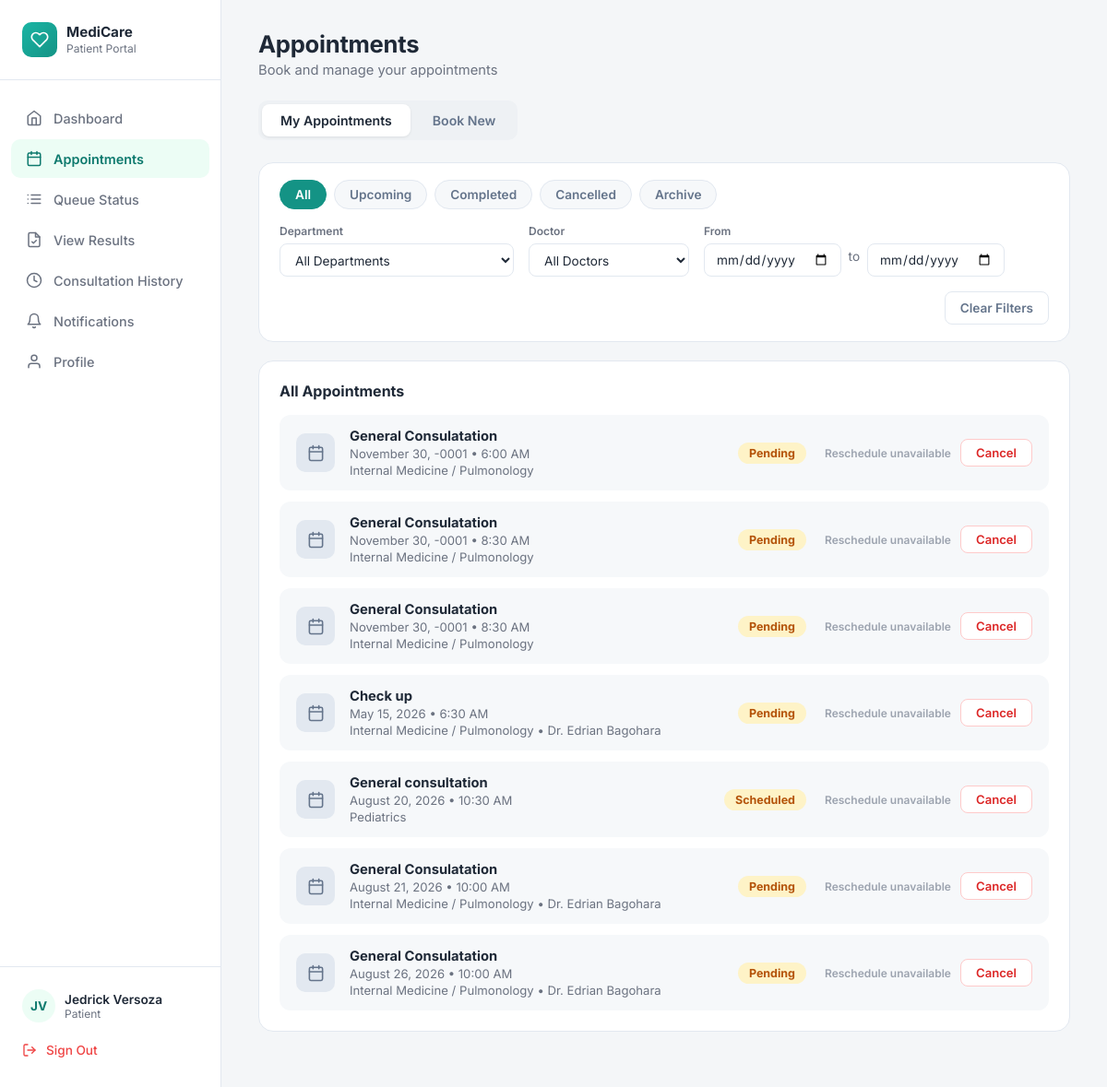
Page /patient/patient_appointment.php (signed in) on the committed database.
### tables this page shows
CREATE TABLE IF NOT EXISTS `patients` (
  `PatientID` int NOT NULL AUTO_INCREMENT,
  `UserID` int NOT NULL,
  `CivilStatus` varchar(50) DEFAULT NULL,
  `Religion` varchar(50) DEFAULT NULL,
  `IsPWD` tinyint(1) NOT NULL DEFAULT '0',
  `DisabilityType` varchar(100) DEFAULT NULL,
  `BloodType` varchar(5) DEFAULT NULL,
  `Allergies` text,
  `PastMedicalCondition` text,
  `CurrentMedication` text,
  `FamilyMedicalHistory` text,
  `EmergencyContactName` varchar(100) DEFAULT NULL,
  `EmergencyContactNo` varchar(20) DEFAULT NULL,
  `EmergencyRelation` varchar(50) DEFAULT NULL,
  `CreatedAt` datetime NOT NULL DEFAULT CURRENT_TIMESTAMP,
  `UpdatedAt` datetime NOT NULL DEFAULT CURRENT_TIMESTAMP ON UPDATE CURRENT_TIMESTAMP,
  PRIMARY KEY (`PatientID`),
  KEY `FK_Patients_Users` (`UserID`)
);

CREATE TABLE IF NOT EXISTS `users` (
  `UserID` int NOT NULL AUTO_INCREMENT,
  `RoleID` int NOT NULL,
  `FirstName` varchar(100) NOT NULL,
  `MiddleName` varchar(100) DEFAULT NULL,
  `LastName` varchar(100) NOT NULL,
  `Email` varchar(191) NOT NULL,
  `Password` varchar(255) NOT NULL,
  `Sex` varchar(13) NOT NULL,
  `DateOfBirth` date DEFAULT NULL,
  `ContactNumber` varchar(20) DEFAULT NULL,
  `Address` text,
  `Status` varchar(50) NOT NULL DEFAULT 'Active',
  `CreatedAt` datetime NOT NULL DEFAULT CURRENT_TIMESTAMP,
  `FailedAttempts` int DEFAULT '0',
  `LockUntil` datetime DEFAULT NULL,
  `ResetToken` varchar(255) DEFAULT NULL,
  `TokenExpiry` datetime DEFAULT NULL,
  `ProfilePhoto` varchar(255) DEFAULT NULL,
  `LastLogin` datetime DEFAULT NULL,
  `ReminderPreference` varchar(20) DEFAULT 'email',
  `ReceiveReminders` tinyint(1) DEFAULT '1',
  PRIMARY KEY (`UserID`),
  UNIQUE KEY `Email` (`Email`),
  KEY `FK_Users_Roles` (`RoleID`)
);

CREATE TABLE IF NOT EXISTS `appointments` (
  `AppointmentID` int NOT NULL AUTO_INCREMENT,
  `PatientID` int NOT NULL,
  `StaffID` int DEFAULT NULL,
  `DepartmentID` int NOT NULL,
  `AppointmentDate` date NOT NULL,
  `AppointmentTime` time NOT NULL,
  `Purpose` varchar(255) DEFAULT NULL,
  `Status` varchar(50) NOT NULL DEFAULT 'Pending',
  `OriginalAppointmentDate` date DEFAULT NULL,
  `OriginalAppointmentTime` time DEFAULT NULL,
  `RescheduledAt` datetime DEFAULT NULL,
  `RescheduleReason` varchar(255) DEFAULT NULL,
  `CreatedAt` datetime NOT NULL DEFAULT CURRENT_TIMESTAMP,
  `UpdatedAt` datetime NOT NULL DEFAULT CURRENT_TIMESTAMP ON UPDATE CURRENT_TIMESTAMP,
  PRIMARY KEY (`AppointmentID`),
  KEY `fk_appointments_patient` (`PatientID`),
  KEY `fk_appointments_staff` (`StaffID`),
  KEY `fk_appointments_department` (`DepartmentID`)
);

CREATE TABLE IF NOT EXISTS `departments` (
  `DepartmentID` int NOT NULL AUTO_INCREMENT,
  `DepartmentName` varchar(100) NOT NULL,
  PRIMARY KEY (`DepartmentID`),
  UNIQUE KEY `DepartmentName` (`DepartmentName`)
);

### patient/patient_appointment.php (the view, shortened to what this page needs)
<?php
require_once __DIR__ . '/../includes/db.php';
$userID = $_SESSION['UserID'];
$stmt = mysqli_prepare(
    $conn,
    'SELECT p.PatientID, u.FirstName, u.LastName, u.ProfilePhoto
     FROM patients p
     INNER JOIN users u ON p.UserID = u.UserID
     WHERE p.UserID = ?'
);
mysqli_stmt_bind_param($stmt, 'i', $userID);
mysqli_stmt_execute($stmt);
$result = mysqli_stmt_get_result($stmt);
$patient = mysqli_fetch_assoc($result);
$patientID = $patient['PatientID'];
$appointmentsStmt = mysqli_prepare(
    $conn,
    'SELECT
        a.AppointmentID,
        a.StaffID,
        a.DepartmentID,
        a.AppointmentDate,
        a.AppointmentTime,
        a.Purpose,
        a.Status,
        d.DepartmentName,
        u.FirstName AS StaffFirstName,
        u.LastName AS StaffLastName
     FROM appointments a
     INNER JOIN departments d
        ON a.DepartmentID = d.DepartmentID
     LEFT JOIN staff s
        ON a.StaffID = s.StaffID
     LEFT JOIN users u
        ON s.UserID = u.UserID
     WHERE a.PatientID = ?
     ORDER BY a.AppointmentDate ASC, a.AppointmentTime ASC'
);
mysqli_stmt_bind_param(
    $appointmentsStmt,
    'i',
    $patientID
);
mysqli_stmt_execute($appointmentsStmt);
$appointmentsResult = mysqli_stmt_get_result($appointmentsStmt);
$appointments = [];
while ($row = mysqli_fetch_assoc($appointmentsResult)) {
    $appointments[] = $row;
}
$reschedCountMap = [];
?>
<!DOCTYPE html>
<html lang="en">
<head>
<link rel="stylesheet" href="../assets/css/patient/patient_dashboard.css">
</head>
<body>
<div class="app">
  <aside class="sidebar">
    <div class="sidebar-brand">
      <div class="brand-icon">
        <svg viewBox="0 0 24 24" fill="none" stroke="currentColor" stroke-width="2" stroke-linecap="round" stroke-linejoin="round"><path d="M20.84 4.61a5.5 5.5 0 0 0-7.78 0L12 5.67l-1.06-1.06a5.5 5.5 0 0 0-7.78 7.78l1.06 1.06L12 21.23l7.78-7.78 1.06-1.06a5.5 5.5 0 0 0 0-7.78z"/></svg>
      </div>
      <div class="brand-text">
        <div class="brand-title">MediCare</div>
        <div class="brand-sub">Patient Portal</div>
      </div>
    </div>
    <ul class="nav-list">
  <li>
    <a href="patient_dashboard.php" class="nav-item">
      <svg viewBox="0 0 24 24" fill="none" stroke="currentColor" stroke-width="2" stroke-linecap="round" stroke-linejoin="round"><path d="M3 9l9-7 9 7v11a2 2 0 0 1-2 2H5a2 2 0 0 1-2-2z"/><path d="M9 22V12h6v10"/></svg>
      Dashboard
    </a>
  </li>
  <li>
    <a href="patient_appointment.php" class="nav-item active">
      <svg viewBox="0 0 24 24" fill="none" stroke="currentColor" stroke-width="2" stroke-linecap="round" stroke-linejoin="round"><rect x="3" y="4" width="18" height="18" rx="2"/><path d="M16 2v4M8 2v4M3 10h18"/></svg>
      Appointments
    </a>
  </li>
  <li>
    <a href="queue_status.php" class="nav-item">
      <svg viewBox="0 0 24 24" fill="none" stroke="currentColor" stroke-width="2" stroke-linecap="round" stroke-linejoin="round"><path d="M8 6h13M8 12h13M8 18h13M3 6h.01M3 12h.01M3 18h.01"/></svg>
      Queue Status
    </a>
  </li>
  <li>
    <a href="view_results.php" class="nav-item">
      <svg viewBox="0 0 24 24" fill="none" stroke="currentColor" stroke-width="2" stroke-linecap="round" stroke-linejoin="round"><path d="M14 2H6a2 2 0 0 0-2 2v16a2 2 0 0 0 2 2h12a2 2 0 0 0 2-2V8z"/><path d="M14 2v6h6"/><path d="M9 15l2 2 4-4"/></svg>
      View Results
    </a>
  </li>
  <li>
    <a href="consultation_history.php" class="nav-item">
      <svg viewBox="0 0 24 24" fill="none" stroke="currentColor" stroke-width="2" stroke-linecap="round" stroke-linejoin="round"><circle cx="12" cy="12" r="10"/><polyline points="12 6 12 12 16 14"/></svg>
      Consultation History
    </a>
  </li>
  <li>
    <a href="notifications.php" class="nav-item">
      <svg viewBox="0 0 24 24" fill="none" stroke="currentColor" stroke-width="2" stroke-linecap="round" stroke-linejoin="round"><path d="M18 8A6 6 0 0 0 6 8c0 7-3 9-3 9h18s-3-2-3-9"/><path d="M13.73 21a2 2 0 0 1-3.46 0"/></svg>
      Notifications
    </a>
  </li>
  <li>
    <a href="patient_profile.php" class="nav-item">
      <svg viewBox="0 0 24 24" fill="none" stroke="currentColor" stroke-width="2" stroke-linecap="round" stroke-linejoin="round"><path d="M20 21v-2a4 4 0 0 0-4-4H8a4 4 0 0 0-4 4v2"/><circle cx="12" cy="7" r="4"/></svg>
      Profile
    </a>
  </li>
</ul>
    <div class="sidebar-footer">
      <div class="sidebar-user">
        <?php if (!empty($patient['ProfilePhoto'])): ?>
        <div class="user-avatar"><img src="../<?php echo htmlspecialchars($patient['ProfilePhoto']); ?>" alt="Photo" style="width:100%;height:100%;border-radius:50%;object-fit:cover;"></div>
        <?php else: ?>
        <div class="user-avatar"><?php echo strtoupper(substr($patient['FirstName'], 0, 1) . substr($patient['LastName'], 0, 1)); ?></div>
        <?php endif; ?>
        <div>
          <div class="user-name"><?php echo htmlspecialchars($patient['FirstName'] . ' ' . $patient['LastName']); ?></div>
          <div class="user-role">Patient</div>
        </div>
      </div>
      <a class="sign-out" href="../auth/logout.php" onclick="return confirm('Are you sure you want to sign out?');">
        <svg viewBox="0 0 24 24" fill="none" stroke="currentColor" stroke-width="2" stroke-linecap="round" stroke-linejoin="round"><path d="M9 21H5a2 2 0 0 1-2-2V5a2 2 0 0 1 2-2h4"/><polyline points="16 17 21 12 16 7"/><line x1="21" y1="12" x2="9" y2="12"/></svg>
        Sign Out
      </a>
    </div>
  </aside>
  <main class="main">
    <div class="page-header">
      <h1>Appointments</h1>
      <p>Book and manage your appointments</p>
    </div>
    <div class="tab-switch">
      <button class="tab-btn active" type="button">My Appointments</button>
      <a href="book_appointment.php" class="tab-btn" style="text-decoration:none; display:inline-block;">Book New</a>
    </div>
    <?php
    $filteredAppointments = [];
    foreach ($appointments as $appointment) {
        $filteredAppointments[] = $appointment;
    }
    ?>
    <div class="filter-bar">
      <div class="filter-tabs" id="statusTabs">
        <button type="button" class="filter-tab active" data-tab="all">All</button>
        <button type="button" class="filter-tab" data-tab="upcoming">Upcoming</button>
        <button type="button" class="filter-tab" data-tab="completed">Completed</button>
        <button type="button" class="filter-tab" data-tab="cancelled">Cancelled</button>
        <button type="button" class="filter-tab" data-tab="archive">Archive</button>
      </div>
      <div class="filter-row">
        <div class="filter-field">
          <label for="deptSelect">Department</label>
          <select id="deptSelect" class="filter-select">
            <option value="">All Departments</option>
          </select>
        </div>
        <div class="filter-field">
          <label for="docSelect">Doctor</label>
          <select id="docSelect" class="filter-select">
            <option value="">All Doctors</option>
          </select>
        </div>
        <div class="filter-field">
          <label for="startDate">From</label>
          <div class="filter-date-range">
            <input type="date" id="startDate" class="filter-date">
            <span class="filter-date-sep">to</span>
            <input type="date" id="endDate" class="filter-date">
          </div>
        </div>
        <button type="button" class="btn-clear" id="clearFilters">Clear Filters</button>
      </div>
    </div>
    <div class="section-panel">
      <div class="section-panel-title" id="listTitle">All Appointments</div>
      <div class="appt-row-list" id="apptList">
        <?php if (count($filteredAppointments) === 0): ?>
          <div class="appt-row">
            <div class="appt-row-info">
              <div class="title">No appointments</div>
              <div class="date">No appointments are available yet.</div>
            </div>
          </div>
        <?php else: ?>
        <?php foreach ($filteredAppointments as $appointment): ?>
          <?php
          $apptDate = $appointment['AppointmentDate'];
          $apptStatus = $appointment['Status'];
          $formattedDate = date('F d, Y', strtotime($apptDate));
          $formattedTime = date('g:i A', strtotime($appointment['AppointmentTime']));
          $apptStartTime = strtotime($apptDate . ' ' . ($appointment['AppointmentTime'] ?? '00:00:00'));
          $isWithin24h = ($apptStartTime !== false) && ($apptStartTime < (time() + 86400));
          $reschedCount = $reschedCountMap[(int)$appointment['AppointmentID']] ?? 0;
          $statusClass = match($apptStatus) {
              'Pending'          => 'pending',
              'Cancelled'        => 'cancelled',
              'Completed'        => 'completed',
              'Checked In'       => 'checked-in',
              'Called'           => 'called',
              'In Consultation'  => 'in-consultation',
              default            => 'pending'
          };
          ?>
          <div
            class="appt-row"
            data-date="<?php echo htmlspecialchars($apptDate); ?>"
            data-status="<?php echo htmlspecialchars($apptStatus); ?>"
            data-dep="<?php echo htmlspecialchars(strtolower($appointment['DepartmentName'] ?? '')); ?>"
            data-doc="<?php echo htmlspecialchars(strtolower(trim(($appointment['StaffFirstName'] ?? '') . ' ' . ($appointment['StaffLastName'] ?? '')))); ?>">
            <div class="appt-row-icon">
              <svg viewBox="0 0 24 24" fill="none" stroke="currentColor" stroke-width="2" stroke-linecap="round" stroke-linejoin="round">
                <rect x="3" y="4" width="18" height="18" rx="2"/>
                <path d="M16 2v4M8 2v4M3 10h18"/>
              </svg>
            </div>
            <div class="appt-row-info">
              <div class="title">
                <?php echo htmlspecialchars($appointment['Purpose'] ?: 'Medical Appointment'); ?>
              </div>
              <div class="date">
                <?php echo htmlspecialchars($formattedDate); ?>
                •
                <?php echo htmlspecialchars($formattedTime); ?>
              </div>
              <div class="date">
                <?php echo htmlspecialchars($appointment['DepartmentName']); ?>
                <?php if (!empty($appointment['StaffFirstName'])): ?>
                  • Dr.
                  <?php echo htmlspecialchars($appointment['StaffFirstName']); ?>
                  <?php echo htmlspecialchars($appointment['StaffLastName']); ?>
                <?php endif; ?>
              </div>
            </div>
            <div class="appt-row-actions">
              <span class="pill-status <?php echo $statusClass; ?>">
                <?php echo htmlspecialchars($apptStatus); ?>
              </span>
              <?php
              $reschedulableStatus = in_array(
                  $apptStatus,
                  ['Pending', 'Scheduled', 'Confirmed'],
                  true
              );
              $canReschedule = $reschedulableStatus && $reschedCount < 3 && !$isWithin24h;
              $canCancel =
                  $apptStatus !== 'Cancelled' &&
                  $apptStatus !== 'Completed' &&
                  $apptStatus !== 'Checked In' &&
                  $apptStatus !== 'In Consultation';
              ?>
              <?php if ($canReschedule || $canCancel): ?>
                <div class="appt-actions">
                  <?php if ($canReschedule): ?>
                    <button
                      class="btn-reschedule"
                      type="button"
                      data-id="<?php echo (int)$appointment['AppointmentID']; ?>">
                      Reschedule
                    </button>
                  <?php else: ?>
                    <?php if ($reschedulableStatus && ($reschedCount >= 3 || $isWithin24h)): ?>
                      <span class="resched-locked">Reschedule unavailable</span>
                    <?php endif; ?>
                  <?php endif; ?>
                  <?php if ($canCancel): ?>
                    <button
                      class="btn-cancel"
                      type="button"
                      data-id="<?php echo (int)$appointment['AppointmentID']; ?>">
                      Cancel
                    </button>
                  <?php endif; ?>
                </div>
              <?php endif; ?>
            </div>
          </div>
        <?php endforeach; ?>
        <?php endif; ?>
      </div>
    </div>
  </main>
</div>
</body>
</html>

### rows in the picture
patients: UserID.LastName "JV", UserID.LastName "Jedrick Versoza"
appointments: Purpose "General Consulatation", AppointmentDate "November 30, -0001", AppointmentTime "6:00 AM", DepartmentID.DepartmentName "Internal Medicine / Pulmonology", Status "Pending", shows "Reschedule unavailable"
appointments: Purpose "General Consulatation", AppointmentDate "November 30, -0001", AppointmentTime "8:30 AM", DepartmentID.DepartmentName "Internal Medicine / Pulmonology", Status "Pending", shows "Reschedule unavailable"
appointments: Purpose "General Consulatation", AppointmentDate "November 30, -0001", AppointmentTime "8:30 AM", DepartmentID.DepartmentName "Internal Medicine / Pulmonology", Status "Pending", shows "Reschedule unavailable"
appointments: Purpose "Check up", AppointmentDate "May 15, 2026", AppointmentTime "6:30 AM", DepartmentID.DepartmentName "Internal Medicine / Pulmonology", users.FirstName "Edrian", users.LastName "Bagohara", Status "Pending", shows "Reschedule unavailable"
appointments: Purpose "General consultation", AppointmentDate "August 20, 2026", AppointmentTime "10:30 AM", DepartmentID.DepartmentName "Pediatrics", Status "Scheduled", shows "Reschedule unavailable"
appointments: Purpose "General Consulatation", AppointmentDate "August 21, 2026", AppointmentTime "10:00 AM", DepartmentID.DepartmentName "Internal Medicine / Pulmonology", users.FirstName "Edrian", users.LastName "Bagohara", Status "Pending", shows "Reschedule unavailable"
appointments: Purpose "General Consulatation", AppointmentDate "August 26, 2026", AppointmentTime "10:00 AM", DepartmentID.DepartmentName "Internal Medicine / Pulmonology", users.FirstName "Edrian", users.LastName "Bagohara", Status "Pending", shows "Reschedule unavailable"
